Frame 1 (no input): blank canvas, image omitted
Frame 60 (the mouse pressed at the canvas centre just before this capture): blank canvas, image omitted
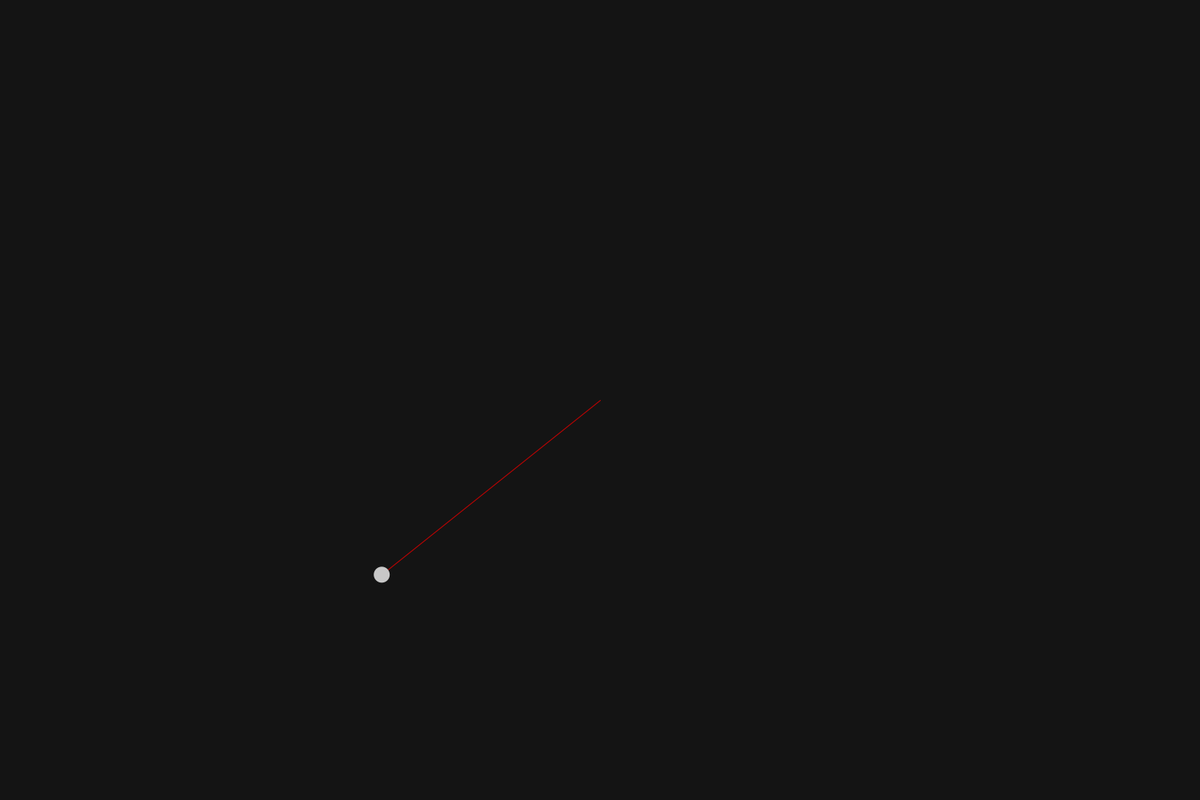
Frame 120 (the mouse held since frame 60 and released just before this capture)

The Processing sketch whose frames 1 and 60 were blank and that drew this single picture after the mouse press (run headless with seeded random() and noise(); from frame 60 on, the mouse is pressed at the canvas centre):

// Processing sketch: PVectors
// ── PVectors.pde
Ball ball;

void setup() {
  size(1500, 1000);
  
  ball = new Ball();
}

void draw() {
  background(20);
  
  ball.move();
  ball.bounce();
  ball.display();
}

void mousePressed() {
  ball.mouveGravityOn = !ball.mouveGravityOn;
}

// ── Ball.pde
  public class Ball {
  
  final static int SIZE = 20;
  final static float AIR_RESISTANCE_FACTOR = 0.99;
  final static float WALLS_SPEED_ABSORPTION_FACTOR = 0.5;
  final static float GROUND_SPEED_ABSORPTION_FACTOR = 0.5;
  
  PVector location;
  
  PVector velocity;
  
  PVector gravityAcceleration;
  
  boolean mouveGravityOn = false;
  
  
  public Ball() {
    this.location = new PVector(width/2, height/2);
    
    this.velocity = new PVector(random(5,15), random(-15, -5));
    
    this.gravityAcceleration = new PVector(0, 0.1);
  }
  
  
  public void move() {
    if(this.location.y + SIZE/2 < height) {
      this.velocity.add(this.gravityAcceleration);
    }
    
    this.velocity.mult(AIR_RESISTANCE_FACTOR);
      
    this.location.add(this.velocity);
    
    if(this.mouveGravityOn)
      moveTowardsTheMouse();
  }
  
  public void bounce() {
    if((this.location.x + SIZE/2 >= width && this.velocity.x > 0) || (this.location.x - SIZE/2 <= 0 && this.velocity.x < 0)) {
      this.velocity.x *= -1;
      this.velocity.x *= WALLS_SPEED_ABSORPTION_FACTOR;
    }
        
    if(this.location.y - SIZE/2 <= 0 && this.velocity.y < 0) {
      this.velocity.y *= -1;
      this.velocity.y *= WALLS_SPEED_ABSORPTION_FACTOR;
    }
        
    if(this.location.y + SIZE/2 >= height && this.velocity.y > 0) {
      this.velocity.y *= -1;
      this.velocity.y *= GROUND_SPEED_ABSORPTION_FACTOR;
    }
  }
  
  public void display() {
    noStroke();
    fill(200);
    ellipse(this.location.x, this.location.y, SIZE, SIZE);
  }
  
  public void moveTowardsTheMouse() {
    PVector mouseAcceleration = new PVector(mouseX, mouseY);
    
    mouseAcceleration.sub(this.location);    
    mouseAcceleration.normalize();
    mouseAcceleration.mult(dist(this.location.x, this.location.y, mouseX, mouseY) / 200);
    
    this.velocity.add(mouseAcceleration);
    
    stroke(200, 0, 0);
    line(this.location.x, this.location.y, mouseX, mouseY);
  }

}

// ── Wind.pde
public class Wind {

  ArrayList<WindLine> windLines;
  PVector velocity;
  
  Window window;
    
  
  public Wind(Window window) {
    windLines = new ArrayList<WindLine>();
    this.velocity = new PVector(-5, 0);
    
    this.window = window;
  }
  
  public void display() {
    for(WindLine windLine: windLines) {
      windLine.display();
      windLine.move(this.velocity);
    }
    
    windLines.add(new WindLine(this.window));
  }

}

// ── WindLine.pde
class WindLine {

  PVector location;
  
  int size;
  
  
  public WindLine(Window window) {
    this.location = new PVector(window.location.x, window.location.y + random(1, window.HEIGHT));
    
    this.size = int(random(-15, -5));
  }
  
  
  public void display() {
    stroke(200, 50);
    line(this.location.x, this.location.y, this.location.x - size, this.location.y);
  }
  
  public void move(PVector velocity) {
    this.location.add(velocity);
  }
  
}

// ── Window.pde
public class Window {

  final static int WIDTH = 30;
  final static int HEIGHT = 300;
  
  PVector location;
  
  
  public Window() {
    this.location = new PVector(width - WIDTH - 10, height/2 - HEIGHT/2);
  }
  
  
  void display() {
    stroke(200, 0, 0);
    noFill();
    rect(this.location.x, this.location.y, WIDTH, HEIGHT);
  }
  
}
